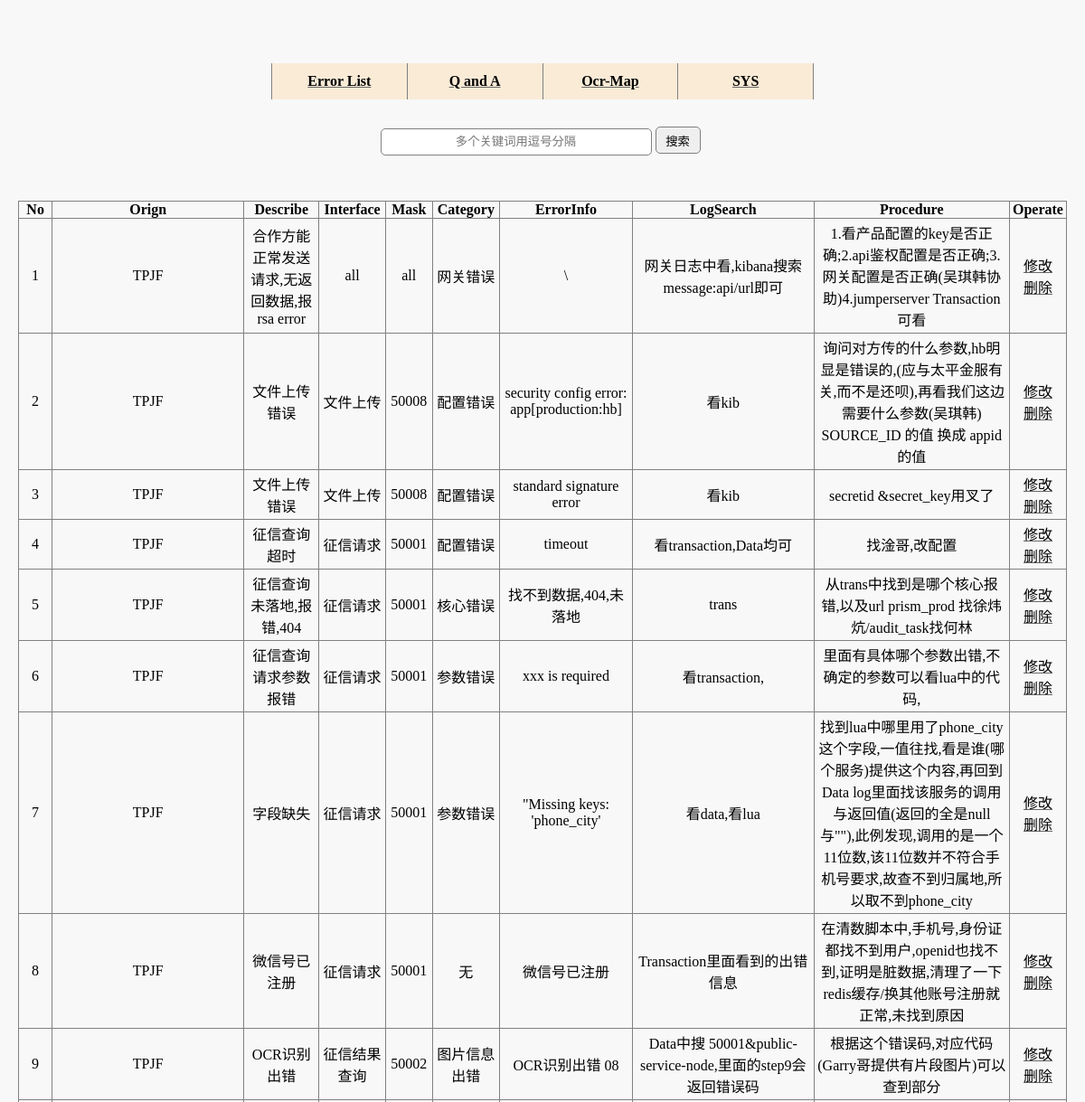
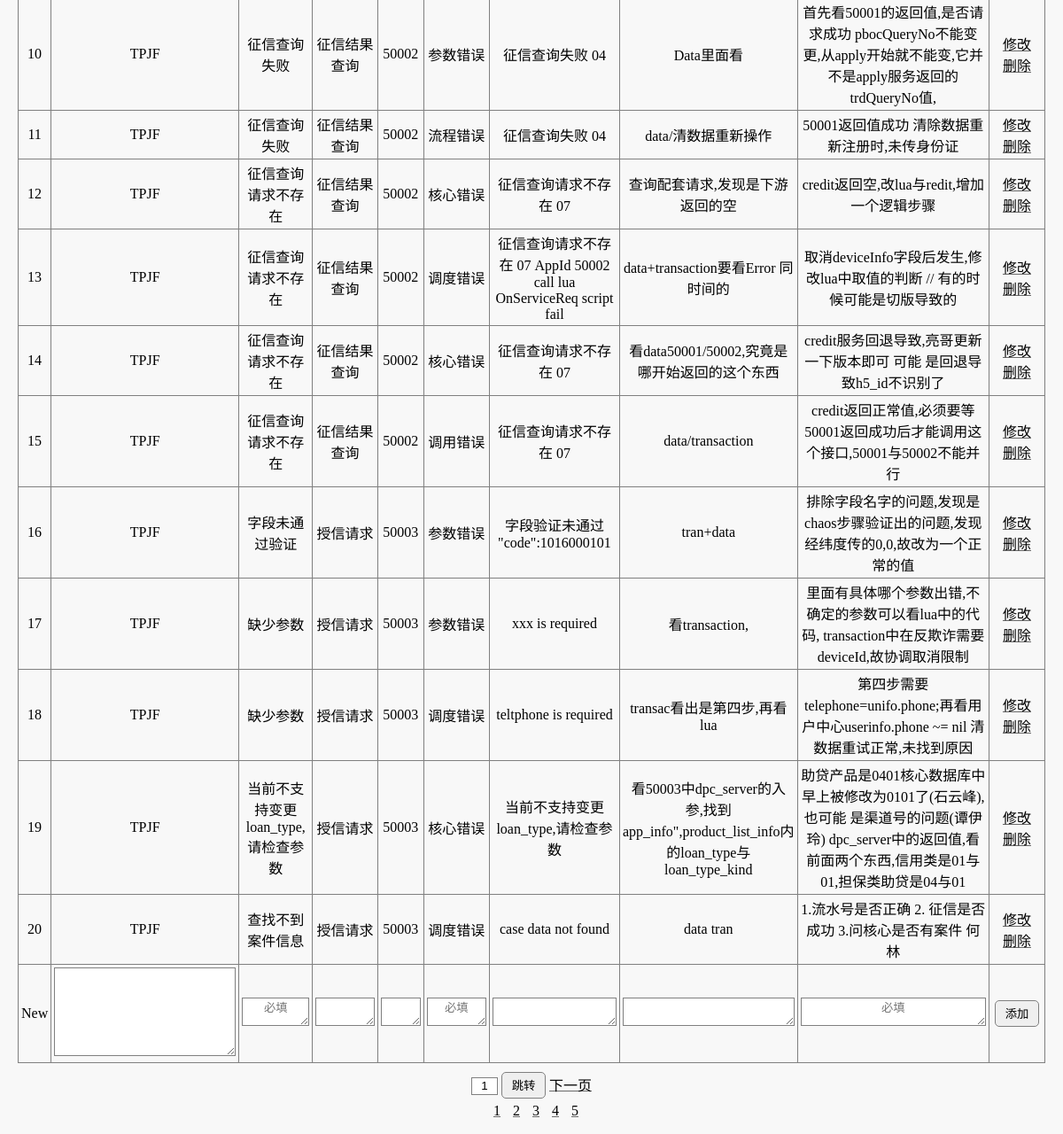
/search/err, run on the app's committed database (2 pictures, top to bottom).
### tables this page shows
CREATE TABLE errorlist(
  id integer  primary key autoincrement,
  e_orign  text,
  e_describe text,
  e_interface text,
  e_mask text,
  e_category text,
  e_errorinfo text,
  e_logsearch text,
  e_procedure text
);

### searchclient/search.py (the view, shortened to what this page needs)
@bp.route("/err", methods=("get", "post"))
def se_err():
    if request.method == "GET":
        kw = request.args.get("kw")
        pg = int(request.args.get("pg", 1))
        db = get_db()
        if not kw:
            kw = ""
            cur = db.execute('select id from errorlist')
            all_id = cur.fetchall()
            all_num = len(all_id)
            all_pg = int((all_num + 20 - 1) / 20)
            cur = db.execute("select *  from errorlist limit {}, 20 ".format((pg - 1) * 20))
            res = cur.fetchall()
        return render_template("search/err_page.html", res=res, kw=kw, pg=pg, all_page=all_pg)

### searchclient/db.py (called while the page is built)
def get_db():
    if "db" not in g:
        g.db = sqlite3.connect(
            current_app.config["DATABASE"],
            detect_types=sqlite3.PARSE_DECLTYPES
        )
        g.db.row_factory = sqlite3.Row
    return g.db

### searchclient/templates/search/err_page.html (shortened to what this page needs)
{% extends "base.html" %}
{% block script %}
    <link rel="stylesheet" href="{{ url_for('static',filename='search/search.css') }}">
{% endblock %}
{% block show %}
    <form enctype="application/x-www-form-urlencoded" action="" method="post">
        <table class="contents">
            <tr>
                <th>No</th>
                <th>Orign</th>
                <th>Describe</th>
                <th>Interface</th>
                <th>Mask</th>
                <th>Category</th>
                <th>ErrorInfo</th>
                <th>LogSearch</th>
                <th>Procedure</th>
                <th class="rightside">Operate</th>
            </tr>
            {% for item in res %}
                <tr>
                    <td>{{ loop.index + (pg - 1) * 20 }}</td>
                    <td>{{ item[1] }} </td>
                    <td>{{ item[2] }}</td>
                    <td>{{ item[3] }} </td>
                    <td>{{ item[4] }}</td>
                    <td>{{ item[5] }}</td>
                    <td>{{ item[6] }}</td>
                    <td>{{ item[7] }}</td>
                    <td>{{ item[8] }}</td>
                    <td class="rightside">
                        <li><a href="err/{{ item[0] }}">修改</a></li>
                        <li><a href="javascript:void(0)" class="del_record" uin="{{ item[0] }}">删除</a></li>
                    </td>
                </tr>
            {% endfor %}
            {% if not kw %}
                <tr>
                    <td>New</td>
                    <td><textarea name="orign" placeholder=""></textarea></td>
                    <td><textarea name="describe" style="width:100%;height: 100%" placeholder="必填"></textarea></td>
                    <td><textarea name="interface" style="width:100%;height: 100%" placeholder=""></textarea></td>
                    <td><textarea name="mask" style="width:100%;height: 100%" placeholder=""></textarea></td>
                    <td><textarea name="category" style="width:100%;height: 100%" placeholder="必填"></textarea></td>
                    <td><textarea name="errorinfo" style="width:100%;height: 100%"></textarea></td>
                    <td><textarea name="logsearch" style="width:100%;height: 100%"></textarea></td>
                    <td><textarea name="procedure" style="width:100%;height: 100%" placeholder="必填"></textarea></td>
                    <td class="rightside">
                        <button>添加</button>
                    </td>
                </tr>
            {% endif %}
        </table>
    </form>
{% endblock %}
{% block page %}
    {% if all_page > 1 %}
        <input id="jump-to" name="jump" value="{{ pg }}">
    {% endif %}
    {% if all_page > 2 %}
        <button class="jump-btn">跳转</button>
    {% endif %}
    {% if pg < all_page %}
        <a id="pagedown" href="err?pg={{ pg + 1 }}&kw={{ kw }}">下一页</a>
    {% endif %}
{% endblock %}
{% block pageinfo %}
    {% if all_page > 1 %}
        {% for i in range(1,all_page + 1) %}
            <a href="err?pg={{ i }}&kw={{ kw }}">{{ i }}</a>
        {% endfor %}
    {% endif %}
{% endblock %}

### searchclient/static/base/base.css (style rules this page uses)
* { box-sizing: border-box; margin: 0; padding: 0; list-style: none; text-decoration: none; border: 0; color: black; border-collapse: collapse; }
body { background-color: rgba(220, 220, 220, 0.2); }
textarea { vertical-align:center; }
a { text-decoration: underline dimgray; }
input#jump-to { border: 0.5px solid gray; height: 20px; width: 30px; text-align: center; }
div.page-info a { margin-left: 10px; }
table.contents { margin: 50px auto 10px auto; width: auto; height: auto; }
table.contents th { padding-left: 3px; padding-right: 3px; text-align: center; border-top: 1px solid gray; border-bottom: 1px solid gray; border-left: 1px solid gray; }
table.contents td { padding: 3px 3px 3px 3px; text-align: center; border-bottom: 1px solid gray; border-left: 1px solid gray; }
*.rightside { border-right: 1px solid gray; width: auto; }
button { border: 1px solid gray; width: 50px; height: 30px; border-radius: 5px; }

### searchclient/static/search/search.css (style rules this page uses)
input { border: 1px solid gray; padding: 2px; }
textarea { text-align: center; border: 1px solid gray; width: 205px; height: 100px; }

### data on the page
errorlist: e_orign "TPJF", e_describe "合作方能正常发送请求,无返回数据,报rsa error", e_interface "all", e_mask "all", e_category "网关错误", e_errorinfo "\\", e_logsearch "网关日志中看,kibana搜索message:api/url即可", e_procedure "1.看产品配置的key是否正确;2.api鉴权配置是否正确;3.网关配置是否正确(吴琪韩协助)4.jumperserver Transaction 可看"
errorlist: e_orign "TPJF", e_describe "文件上传错误", e_interface "文件上传", e_mask "50008", e_category "配置错误", e_errorinfo "security config error: app[production:hb]", e_logsearch "看kib", e_procedure "询问对方传的什么参数,hb明显是错误的,(应与太平金服有关,而不是还呗),再看我们这边需要什么参数(吴琪韩) SOURCE_ID 的值 换成 appid 的值"
errorlist: e_orign "TPJF", e_describe "文件上传错误", e_interface "文件上传", e_mask "50008", e_category "配置错误", e_errorinfo "standard signature error", e_logsearch "看kib", e_procedure "secretid &secret_key用叉了"
errorlist: e_orign "TPJF", e_describe "征信查询超时", e_interface "征信请求", e_mask "50001", e_category "配置错误", e_errorinfo "timeout", e_logsearch "看transaction,Data均可", e_procedure "找淦哥,改配置"
errorlist: e_orign "TPJF", e_describe "征信查询 未落地,报错,404", e_interface "征信请求", e_mask "50001", e_category "核心错误", e_errorinfo "找不到数据,404,未落地", e_logsearch "trans", e_procedure "从trans中找到是哪个核心报错,以及url prism_prod 找徐炜炕/audit_task找何林"
errorlist: e_orign "TPJF", e_describe "征信查询请求参数报错", e_interface "征信请求", e_mask "50001", e_category "参数错误", e_errorinfo "xxx is required", e_logsearch "看transaction,", e_procedure "里面有具体哪个参数出错,不确定的参数可以看lua中的代码,"
errorlist: e_orign "TPJF", e_describe "字段缺失", e_interface "征信请求", e_mask "50001", e_category "参数错误", e_errorinfo "\"Missing keys: 'phone_city'", e_logsearch "看data,看lua", e_procedure "找到lua中哪里用了phone_city这个字段,一值往找,看是谁(哪个服务)提供这个内容,再回到Data log里面找该服务的调用与返回值(返回的全是null与\"\"),此例发现,调用的是一个11位数,该11位数并不符合手机号要求,故查不到归属地,所以取不到phone_city"
errorlist: e_orign "TPJF", e_describe "微信号已注册", e_interface "征信请求", e_mask "50001", e_category "无", e_errorinfo "微信号已注册", e_logsearch "Transaction里面看到的出错信息", e_procedure "在清数脚本中,手机号,身份证都找不到用户,openid也找不到,证明是脏数据,清理了一下redis缓存/换其他账号注册就正常,未找到原因"
errorlist: e_orign "TPJF", e_describe "OCR识别出错", e_interface "征信结果查询", e_mask "50002", e_category "图片信息出错", e_errorinfo "OCR识别出错 08", e_logsearch "Data中搜 50001&public-service-node,里面的step9会返回错误码", e_procedure "根据这个错误码,对应代码(Garry哥提供有片段图片)可以查到部分"
errorlist: e_orign "TPJF", e_describe "征信查询失败", e_interface "征信结果查询", e_mask "50002", e_category "参数错误", e_errorinfo "征信查询失败 04", e_logsearch "Data里面看", e_procedure "首先看50001的返回值,是否请求成功 pbocQueryNo不能变更,从apply开始就不能变,它并不是apply服务返回的trdQueryNo值,"
errorlist: e_orign "TPJF", e_describe "征信查询失败", e_interface "征信结果查询", e_mask "50002", e_category "流程错误", e_errorinfo "征信查询失败 04", e_logsearch "data/清数据重新操作", e_procedure "50001返回值成功 清除数据重新注册时,未传身份证"
errorlist: e_orign "TPJF", e_describe "征信查询请求不存在", e_interface "征信结果查询", e_mask "50002", e_category "核心错误", e_errorinfo "征信查询请求不存在 07", e_logsearch "查询配套请求,发现是下游返回的空", e_procedure "credit返回空,改lua与redit,增加一个逻辑步骤"
errorlist: e_orign "TPJF", e_describe "征信查询请求不存在", e_interface "征信结果查询", e_mask "50002", e_category "调度错误", e_errorinfo "征信查询请求不存在 07 AppId 50002 call lua OnServiceReq script fail", e_logsearch "data+transaction要看Error 同时间的", e_procedure "取消deviceInfo字段后发生,修改lua中取值的判断 // 有的时候可能是切版导致的"
errorlist: e_orign "TPJF", e_describe "征信查询请求不存在", e_interface "征信结果查询", e_mask "50002", e_category "核心错误", e_errorinfo "征信查询请求不存在 07", e_logsearch "看data50001/50002,究竟是哪开始返回的这个东西", e_procedure "credit服务回退导致,亮哥更新一下版本即可 可能 是回退导致h5_id不识别了"
errorlist: e_orign "TPJF", e_describe "征信查询请求不存在", e_interface "征信结果查询", e_mask "50002", e_category "调用错误", e_errorinfo "征信查询请求不存在 07", e_logsearch "data/transaction", e_procedure "credit返回正常值,必须要等50001返回成功后才能调用这个接口,50001与50002不能并行"
errorlist: e_orign "TPJF", e_describe "字段未通过验证", e_interface "授信请求", e_mask "50003", e_category "参数错误", e_errorinfo "字段验证未通过 \"code\":1016000101", e_logsearch "tran+data", e_procedure "排除字段名字的问题,发现是chaos步骤验证出的问题,发现经纬度传的0,0,故改为一个正常的值"
errorlist: e_orign "TPJF", e_describe "缺少参数", e_interface "授信请求", e_mask "50003", e_category "参数错误", e_errorinfo "xxx is required", e_logsearch "看transaction,", e_procedure "里面有具体哪个参数出错,不确定的参数可以看lua中的代码, transaction中在反欺诈需要deviceId,故协调取消限制"
errorlist: e_orign "TPJF", e_describe "缺少参数", e_interface "授信请求", e_mask "50003", e_category "调度错误", e_errorinfo "teltphone is required", e_logsearch "transac看出是第四步,再看lua", e_procedure "第四步需要telephone=unifo.phone;再看用户中心userinfo.phone ~= nil 清数据重试正常,未找到原因"
errorlist: e_orign "TPJF", e_describe "当前不支持变更loan_type,请检查参数", e_interface "授信请求", e_mask "50003", e_category "核心错误", e_errorinfo "当前不支持变更loan_type,请检查参数", e_logsearch "看50003中dpc_server的入参,找到 app_info\",product_list_info内的loan_type与loan_type_kind", e_procedure "助贷产品是0401核心数据库中早上被修改为0101了(石云峰),也可能 是渠道号的问题(谭伊玲) dpc_server中的返回值,看前面两个东西,信用类是01与01,担保类助贷是04与01"
errorlist: e_orign "TPJF", e_describe "查找不到案件信息", e_interface "授信请求", e_mask "50003", e_category "调度错误", e_errorinfo "case data not found", e_logsearch "data tran", e_procedure "1.流水号是否正确 2. 征信是否成功 3.问核心是否有案件 何林"

### other printed values
{{ i }} "1" "2" "3" "4" "5"
